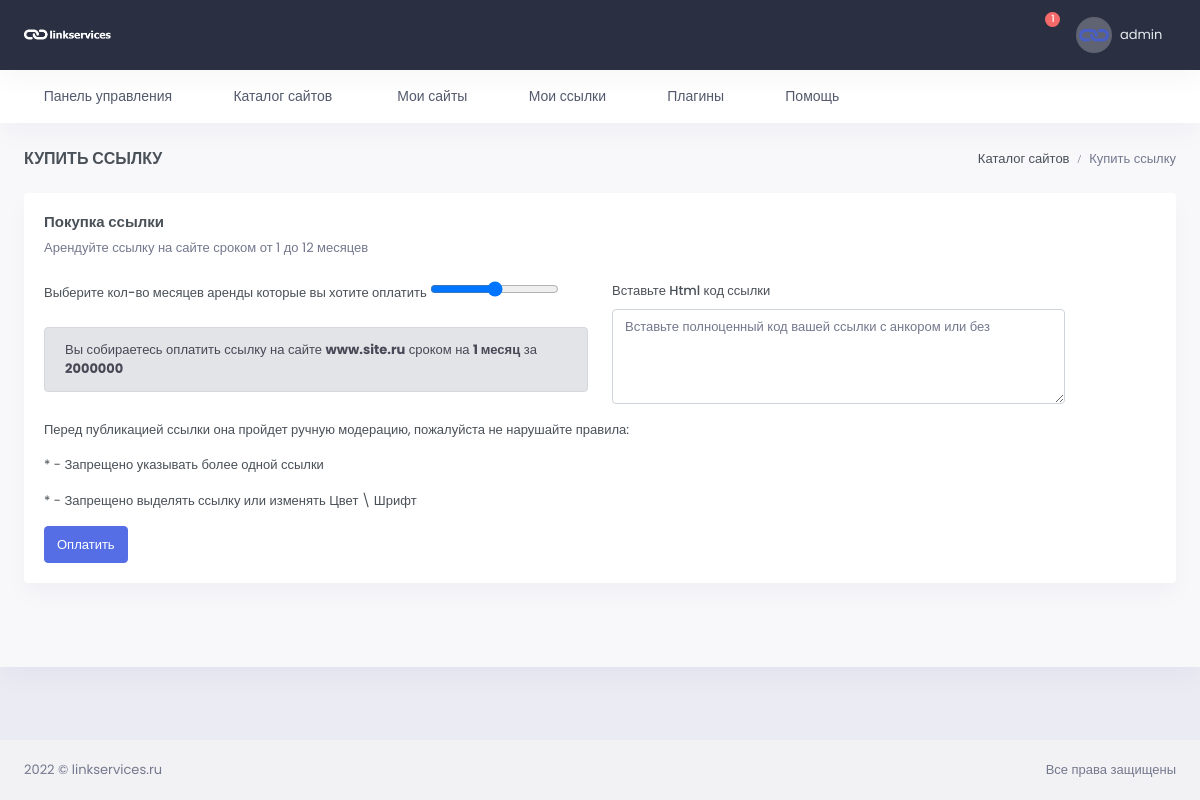
The app's page /my-links/catalog/buy_link/1/ (signed in), older data.
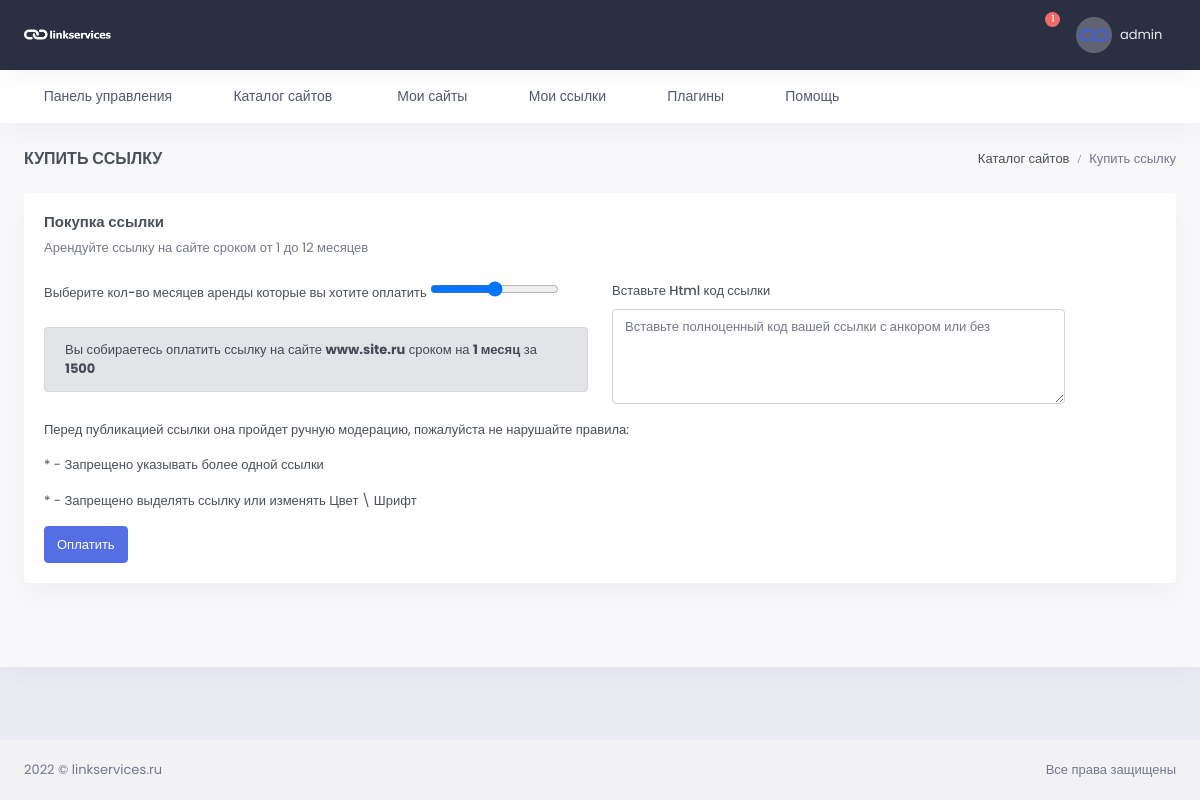
The same page, newer data.
### users/models.py (models this page shows)
class User(AbstractUser):
    email = models.EmailField(_("email address"), unique=True, )
    email_verify = models.BooleanField(default=False)
    USERNAME_FIELD = 'email'
    REQUIRED_FIELDS = ['username']
    class Meta:
        verbose_name = _("Пользователь")
        verbose_name_plural = _("Пользователи")
        ordering = ('-date_joined',)

### site_app/models.py (models this page shows, shortened)
class WebSite(models.Model):
    url = models.CharField(max_length=255, verbose_name='url сайта')
    user = models.ForeignKey(Profile, related_name='user_website', on_delete=models.CASCADE,
                             max_length=100, blank=True, null=True, verbose_name='email заказчика')
    category = models.ForeignKey(Category, on_delete=models.CASCADE, verbose_name='Тематика')
    price = models.IntegerField(verbose_name='Цена')
    status = models.ForeignKey(Status, verbose_name='Статус', on_delete=models.CASCADE, blank=True, null=True)
    total_link = models.IntegerField(verbose_name='Всего ссылок', blank=True, null=True)
    yandex_x = models.IntegerField(verbose_name='Яндекс Икс', blank=True, null=True)
    yandex_stat = models.CharField(max_length=255, verbose_name='Яндекс статистика')
    password_yandex = models.CharField(max_length=250, verbose_name='Пароль от статистики', blank=True, null=True)
    created = models.DateTimeField(auto_now_add=True, verbose_name='Добавлено')
    update = models.DateTimeField(auto_now=True, verbose_name='Изменено')
    class Meta:
        verbose_name = 'Сайт'
        verbose_name_plural = 'Сайты'
        ordering = ('-created',)

### link_app/views.py (the view, shortened to what this page needs)
# urls.py: path('catalog/buy_link/<int:pk>/', BuyLink.as_view(), name='buy-link'),
class BuyLink(LoginRequiredMixin, FormMixin, DetailView):
    model = WebSite
    form_class = AddLinkForm
    template_name = 'link_app/buy-links.html'
    success_url = '/catalog/'

### link_app/forms.py
class AddLinkForm(forms.ModelForm):
    def __init__(self, *args, **kwargs):
        super().__init__(*args, **kwargs)
        self.fields['link'].widget.attrs.update({'class': 'form-control', 'rows': 4,
                                                 'placeholder': "Вставьте полноценный код "
                                                                "вашей ссылки с анкором или без"})
    class Meta:
        model = Link
        fields = ['url', 'user', 'link', 'count_month', 'price_per_item']

### link_app/templates/link_app/buy-links.html (shortened to what this page needs)
{% extends 'base.html' %}
{% load static %}
{% block content %}
<div id="layout-wrapper">
    <div class="main-content">
        <div class="page-content">
            <div class="container-fluid">
                <div class="row">
                    <div class="col-12">
                        <div class="page-title-box d-sm-flex align-items-center justify-content-between">
                            <h4 class="mb-sm-0 font-size-18">Купить ссылку</h4>
                            <div class="page-title-right">
                                <ol class="breadcrumb m-0">
                                    <li class="breadcrumb-item"><a href="{% url 'catalog' %}">Каталог сайтов</a></li>
                                    <li class="breadcrumb-item active">Купить ссылку</li>
                                </ol>
                            </div>
                        </div>
                    </div>
                </div>
                <div class="row">
                    <div class="col-12">
                        <div class="card">
                            <div class="card-body">
                                <h4 class="card-title">Покупка ссылки </h4>
                                <p class="card-title-desc">Арендуйте ссылку на сайте сроком от 1 до 12 месяцев </p>
                                <form method="post" action="">
                                    <div class="row">
                                        <div class="col-sm-6">
                                            <div class="mb-3">
                                                <label class="control-label">Выберите кол-во месяцев аренды которые вы
                                                    хотите оплатить </label>
                                                <input type="range" name="count_month" id="link_term_range">
                                            </div>
                                            <div class="alert alert-secondary" role="alert">
                                                Вы собираетесь оплатить ссылку на сайте <b>www.site.ru</b> сроком на <b
                                                    id="term_months">1 месяц</b> за <b id="term_price">{{ website.price }}</b>
                                            </div>
                                        </div>
                                        <div class="col-sm-6">
                                            <div class="mb-3">
                                                <div class="col-lg-10">
                                                    <label for="id_link">Вставьте Html код ссылки</label>
                                                    <textarea class="form-control" name='link' id="id_link" rows="4"
                                                              placeholder="Вставьте полноценный код вашей ссылки с анкором или без"></textarea>
                                                </div>
                                            </div>
                                        </div>
                                    </div>
                                    <div class="mb-3">
                                        <p class="control-label">Перед публикацией ссылки она пройдет ручную модерацию,
                                            пожалуйста не нарушайте правила:</p>
                                        <p class="control-label">* - Запрещено указывать более одной ссылки</p>
                                        <p class="control-label">* - Запрещено выделять ссылку или изменять Цвет \
                                            Шрифт</p>
                                    </div>
                                    <div class="d-flex flex-wrap gap-2">
                                        <button type="submit" class="btn btn-primary waves-effect waves-light">
                                            Оплатить
                                        </button>
                                    </div>
                                </form>
                            </div>
                        </div>
                    </div>
                </div>
            </div>
        </div>
    </div>
</div>
{% endblock %}

### templates/base.html (shortened to what this page needs)
{% load static %}
<!doctype html>
<html lang="en">
<head>
    <link href="{% static 'css/bootstrap.min.css' %}" id="bootstrap-style" rel="stylesheet" type="text/css"/>
    <link href="{% static 'css/icons.min.css' %}" rel="stylesheet" type="text/css"/>
    <link href="{% static 'css/app.min.css' %}" id="app-style" rel="stylesheet" type="text/css"/>
    <link rel="stylesheet" href="https://cdnjs.cloudflare.com/ajax/libs/ion-rangeslider/2.3.1/css/ion.rangeSlider.min.css"/>
</head>
{% block body %}
<body data-topbar="dark" data-layout="horizontal" data-layout-size="boxed">
{% block header %}
{% include 'inc/_header.html' %}
{% endblock %}
{% block content %}
{% endblock %}
 {% block footer %}
{% include 'inc/_footer.html' %}
 {% endblock %}
{% endblock %}
</body>
</html>

### templates/inc/_header.html (shortened to what this page needs)
{% load static %}
<header id="page-topbar">
    <div class="navbar-header">
        <div class="d-flex">
            <div class="navbar-brand-box">
                <a href="{% url 'profile' pk=user.id %}" class="logo logo-light">
                    <span class="logo-lg">
                                    <img src="{% static '/images/logo-light.png' %}" alt="" height="19">
                                </span>
                </a>
            </div>
        </div>
        <div class="d-flex">
            <div class="dropdown d-none d-lg-inline-block ms-1">
                <button type="button" class="btn header-item noti-icon waves-effect"
                        data-bs-toggle="dropdown" aria-haspopup="true" aria-expanded="false">
                    <i class="bx bx-customize"></i>
                </button>
            </div>
            <div class="dropdown d-inline-block">
                <button type="button" class="btn header-item noti-icon waves-effect"
                        id="page-header-notifications-dropdown"
                        data-bs-toggle="dropdown" aria-haspopup="true" aria-expanded="false">
                    <i class="bx bx-bell bx-tada"></i>
                    <span class="badge bg-danger rounded-pill">1</span>
                </button>
            </div>
            <div class="dropdown d-inline-block">
                <button type="button" class="btn header-item waves-effect" id="page-header-user-dropdown"
                        data-bs-toggle="dropdown" aria-haspopup="true" aria-expanded="false">
                    <img class="rounded-circle header-profile-user"
                         src="{% if user.profile.avatar %}{{ user.profile.avatar.url }}{% else %}{% static '/images/favicon.ico' %}{% endif %}"
                     alt="Header Avatar">
                    <span class="d-none d-xl-inline-block ms-1" key="t-henry">{{ user.username }}</span>
                    <i class="mdi mdi-chevron-down d-none d-xl-inline-block"></i>
                </button>
            </div>
        </div>
    </div>
</header>
<div class="topnav">
    <div class="container-fluid">
        <nav class="navbar navbar-light navbar-expand-lg topnav-menu">
            <div class="collapse navbar-collapse" id="topnav-menu-content">
                <ul class="navbar-nav">
                    <li class="nav-item dropdown">
                        <a class="nav-link dropdown-toggle arrow-none" href="{% url 'profile' pk=user.id %}" id="topnav-dashboard"
                           role="button">
                            <i class="bx bx-home-circle me-2"></i><span key="t-dashboards">Панель управления</span>
                        </a>
                    </li>
                    <li class="nav-item dropdown">
                        <a class="nav-link dropdown-toggle arrow-none" href="{% url 'catalog' %}" id="topnav-dashboard"
                           role="button">
                            <i class="bx bx-home-circle me-2"></i><span key="t-dashboards">Каталог сайтов</span>
                        </a>
                    </li>
                    <li class="nav-item dropdown">
                        <a class="nav-link dropdown-toggle arrow-none" href="{% url 'my-sites' %}" id="topnav-uielement"
                           role="button">
                            <i class="bx bx-tone me-2"></i>
                            <span key="t-ui-elements">Мои сайты</span>
                        </a>
                    </li>
                    <li class="nav-item dropdown">
                        <a class="nav-link dropdown-toggle arrow-none" href="{% url 'my-links' %}" id="topnav-pages"
                           role="button">
                            <i class="bx bx-customize me-2"></i><span key="t-apps">Мои ссылки</span>
                        </a>
                    </li>
                    <li class="nav-item dropdown">
                        <a class="nav-link dropdown-toggle arrow-none" href="{% url 'plugins' %}" id="topnav-components"
                           role="button">
                            <i class="bx bx-collection me-2"></i><span key="t-components">Плагины</span>
                        </a>
                    </li>
                    <li class="nav-item dropdown">
                        <a class="nav-link dropdown-toggle arrow-none" href="{% url 'help' %}" id="topnav-more"
                           role="button">
                            <i class="bx bx-file me-2"></i><span key="t-extra-pages">Помощь</span>
                        </a>
                    </li>
                </ul>
            </div>
        </nav>
    </div>
</div>

### templates/inc/_footer.html
<footer class="footer">
                    <div class="container-fluid">
                        <div class="row">
                            <div class="col-sm-6">
                                <script>document.write(new Date().getFullYear())</script> © linkservices.ru
                            </div>
                            <div class="col-sm-6">
                                <div class="text-sm-end d-none d-sm-block">
                                    Все права защищены
                                </div>
                            </div>
                        </div>
                    </div>
                </footer>

Row changes from the older to the newer data that the page shows:
changed WebSite: price "2000000" → "1500"
